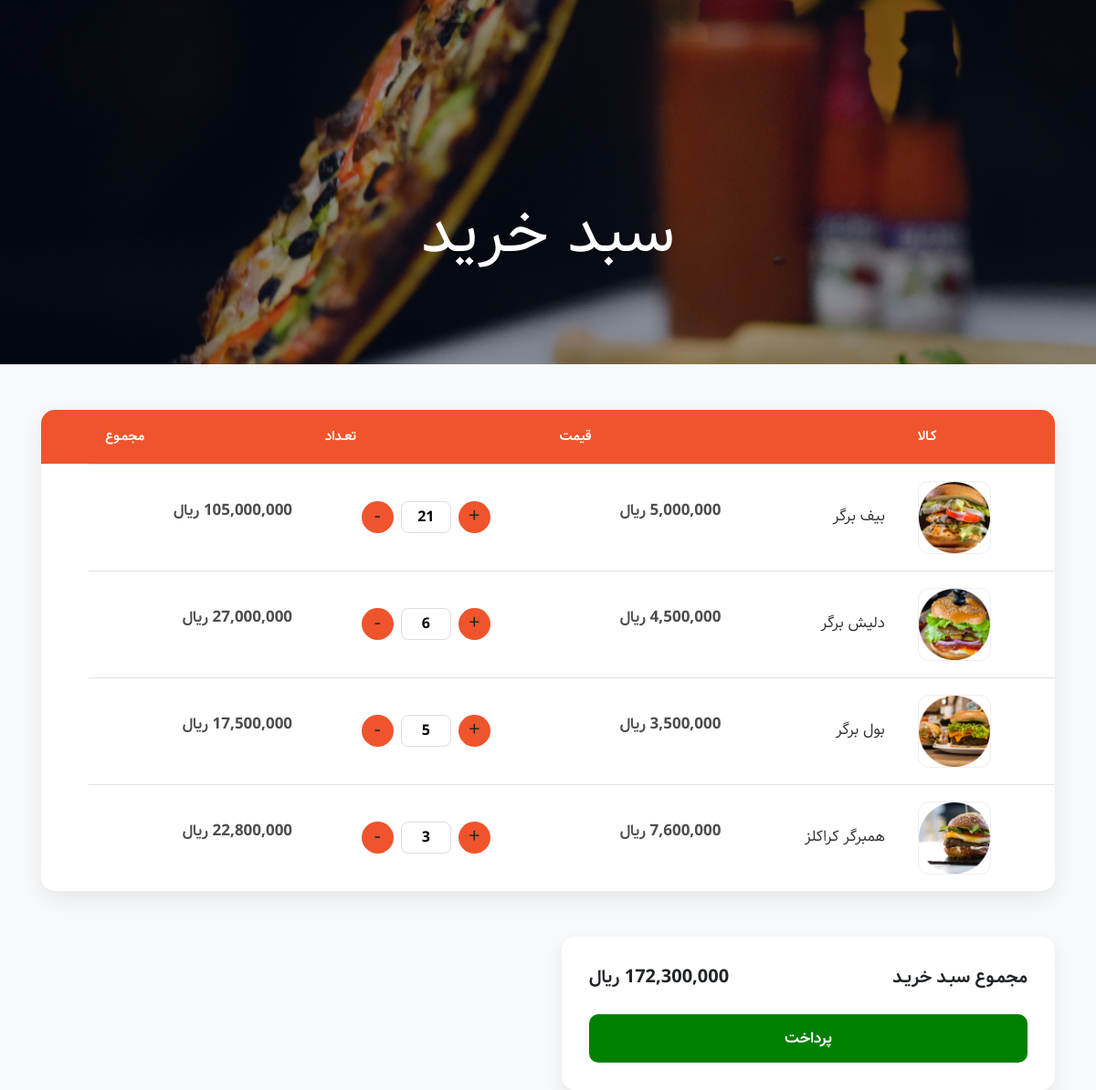
/order/user-basket (signed in), run on the app's committed database.
### order_module/models.py (models this page shows, shortened)
class OrderDetail(models.Model):
    order=models.ForeignKey(Order,on_delete=models.CASCADE,verbose_name='سفارش')
    product=models.ForeignKey(Burger,on_delete=models.CASCADE,blank=True,verbose_name='محصول')
    count=models.IntegerField(blank=True,verbose_name='تعداد محصول')
    final_price=models.IntegerField(null=True,blank=True,verbose_name='قمیت نهایی تک محصول')
    def get_total_price(self):
        total_price=self.product.price * self.count
        return total_price
    class Meta:
        verbose_name="جزئیات سبد خرید"
        verbose_name_plural="جزئیات"

class Order(models.Model):
    user=models.ForeignKey(User,on_delete=models.CASCADE,verbose_name='کاربر')
    is_paid=models.BooleanField(verbose_name='پرداخت شده/نشده')
    payment_date=models.DateField(null=True,blank=True,verbose_name='تاریخ پرداخت')
    def calculate_total_price(self):
        total_amount=0
        if self.is_paid:
            for detail in self.orderdetail_set.all():
                total_amount += detail.final_price * detail.count
                return total_amount
        else:
            for detail in self.orderdetail_set.all():
                total_amount += detail.product.price * detail.count
            return total_amount
    class Meta:
        verbose_name="سبد خرید کاربر"
        verbose_name_plural="سبد خرید کاربران"

### product_module/models.py (models this page shows, shortened)
class Burger(models.Model):
    name=models.CharField(max_length=100,verbose_name="نام محصول")
    price=models.IntegerField(verbose_name="قیمت محصول")
    image=models.ImageField(upload_to="images/products",verbose_name="تصویر محصول")
    short_description=models.CharField(max_length=300,null=True,verbose_name="توضیحات محصول")
    is_active=models.BooleanField(verbose_name='موجود/غیرموجود')
    is_popular=models.BooleanField(verbose_name="پرطرفدار")
    class Meta:
        verbose_name="محصول"
        verbose_name_plural="محصولات"

### order_module/views.py (the view)
# urls.py: path('user-basket',views.userBasketView,name='userBasket'),
@login_required
def userBasketView(request:HttpRequest):
    current_order,created=Order.objects.prefetch_related('orderdetail_set').get_or_create(is_paid=False,user_id=request.user.id)
    context={
        'current_order':current_order
    }
    return render(request,'order_module/user_basket.html',context)

### polls/templatetags/poll_extras.py (called while the page is built)
@register.filter(name='three_digits_currency')
def three_digits_currency(value:int):
    return '{:,}'.format(value)+' ریال'

### order_module/templates/order_module/user_basket.html (shortened to what this page needs)
{% extends 'shared/layout.html' %}
{% load poll_extras %}
{% block content %}
<div class="bradcam_area breadcam_bg_3 overlay">
    <h3>سبد خرید</h3>
</div>
{% if current_order.orderdetail_set.all %}
<section id="cart_items">
    <div class="container">
        <div class="table-responsive cart_info">
            <table class="table table-condensed">
                <thead>
                    <tr class="cart_menu">
                        <td class="image">کـالا</td>
                        <td class="description"></td>
                        <td class="price">قیمت</td>
                        <td class="quantity">تعـداد</td>
                        <td class="total">مجمـوع</td>
                        <td></td>
                    </tr>
                </thead>
                <tbody>
                    {% for detail in current_order.orderdetail_set.all %}
                    <tr>
                        <td class="cart_product">
                            <a href=""><img src="{{detail.product.image.url}}" width="65" alt=""></a>
                        </td>
                        <td class="cart_description">
                            <h4><a class="one-line-text" href="">{{detail.product.name}}</a></h4>
                        </td>
                        <td class="cart_price">
                            <p>{{detail.product.price | three_digits_currency}}</p>
                        </td>
                        <td class="cart_quantity">
                            <div class="cart_quantity_button">
                                <a class="cart_quantity_up cursor_pointer"
                                    onclick="order_detail_quantity('{{detail.id}}','increase')"> + </a>
                                <input class="cart_quantity_input" type="text" name="quantity" value="{{detail.count}}"
                                    autocomplete="off" size="2">
                                <a class="cart_quantity_down cursor_pointer"
                                    onclick="order_detail_quantity('{{detail.id}}','decrease')"> - </a>
                            </div>
                        </td>
                        <td class="cart_total">
                            <p class="cart_total_price">{{detail.get_total_price | three_digits_currency}}</p>
                        </td>
                    </tr>
                    {% endfor %}
                </tbody>
            </table>
        </div>
    </div>
</section>
<section id="do_action">
    <div class="container">
        <div class="row">
            <div class="col-sm-6">
                <div class="total_area">
                    <ul>
                        <li>مجمـوع سبـد خریـد
                            <span>{{current_order.calculate_total_price | three_digits_currency}}</span>
                        </li>
                    </ul>
                    <a class="btn btn-default check_out" href="">پرداخت</a>
                </div>
            </div>
        </div>
    </div>
</section>
{% endif %}
{% endblock %}

### static/css/style.css (style rules this page uses)
* { font-family: Samim ; }
body { font-family: Samim, F_yekan ; font-weight: normal; font-style: normal; }
a, .button { -webkit-transition: 0.3s; -moz-transition: 0.3s; -o-transition: 0.3s; transition: 0.3s; }
a, button { color: #1F1F1F; outline: medium none; }
h1, h2, h3, h4, h5 { font-family: Samim ; color: #1F1F1F; }
h1 a, h2 a, h3 a, h4 a, h5 a, h6 a { color: inherit; }
ul { text-align: right; margin: 0px; font-family: samim ; padding: 0px; }
li { list-style: none; }
p { font-size: 16px; font-weight: 300; text-align: right; line-height: 28px; color: #4D4D4D; margin-bottom: 13px; font-family: Samim ; }
*::placeholder { color: #cccccc; font-size: 14px; opacity: 1; }
h3 { font-size: 24px; }
.overlay { position: relative; z-index: 0; }
.overlay::before { position: absolute; content: ""; background-color: #040E27; top: 0; left: 0; width: 100%; height: 100%; z-index: -1; opacity: .4; }
.breadcam_bg_3 { background-image: url(../img/banner/bradcam3.png); }
.bradcam_area { background-size: cover; background-position: center center; text-align: center; padding: 215px 0 100px 0; }
.bradcam_area h3 { font-size: 70px; color: #fff; font-weight: 400; margin-bottom: 0; font-family: Samim ; text-transform: uppercase; }
h4 { text-align: right; font-size: 18px; }
h1, h2, h3, h4, h5, h6 { line-height: 1.2em; }
body { background: #f8f9fa; font-family: Vazirmatn, sans-serif; direction: rtl; }
#cart_items { margin: 50px 0; }
.cart_info { background: #fff; border-radius: 15px; overflow: hidden; box-shadow: 0 8px 25px rgba(0,0,0,.08); }
.cart_info table { margin-bottom: 0; }
.cart_menu { background: #F0542C; color: #fff; }
.cart_menu td { padding: 18px; font-size: 15px; font-weight: bold; border: none; }
.cart_info tbody tr { transition: .3s; }
.cart_info td { vertical-align: middle; padding: 18px; }
.cart_product img { width: 80px; height: 80px; border-radius: 12px; object-fit: cover; border: 1px solid #eee; }
.cart_description h4 { margin: 0; font-size: 17px; }
.cart_description a { color: #333; text-decoration: none; transition: .3s; }
.cart_price p, .cart_total_price { font-size: 17px; font-weight: bold; }
.cart_quantity_button { display: flex; justify-content: center; align-items: center; gap: 8px; }
.cart_quantity_up, .cart_quantity_down { width: 35px; height: 35px; border-radius: 50%; background: #F0542C; color: #fff; display: flex; justify-content: center; align-items: center; cursor: pointer; font-size: 22px; transition: .3s; }
.cart_quantity_input { width: 55px; height: 35px; text-align: center; border: 1px solid #ddd; border-radius: 8px; outline: none; font-weight: bold; }
.total_area { background: #fff; padding: 30px; border-radius: 15px; box-shadow: 0 8px 20px rgba(0,0,0,.08); }
.total_area ul { list-style: none; padding: 0; margin: 0; }
.total_area li { display: flex; justify-content: space-between; align-items: center; font-size: 20px; font-weight: bold; margin-bottom: 25px; }
.check_out { width: 100%; border-radius: 10px; padding: 14px; background: green; color: white !important; font-size: 17px; font-weight: bold; transition: .3s; border: none; }

### data on the page
OrderDetail: product.image (picture), product.name "بیف برگر", product.price|three_digits_currency "5,000,000 ریال", quantity "21", get_total_price|three_digits_currency "105,000,000 ریال"
OrderDetail: product.image (picture), product.name "دلیش برگر", product.price|three_digits_currency "4,500,000 ریال", quantity "6", get_total_price|three_digits_currency "27,000,000 ریال"
OrderDetail: product.image (picture), product.name "بول برگر", product.price|three_digits_currency "3,500,000 ریال", quantity "5", get_total_price|three_digits_currency "17,500,000 ریال"
OrderDetail: product.image (picture), product.name "همبرگر کراکلز", product.price|three_digits_currency "7,600,000 ریال", quantity "3", get_total_price|three_digits_currency "22,800,000 ریال"
Order: calculate_total_price|three_digits_currency "172,300,000 ریال"
